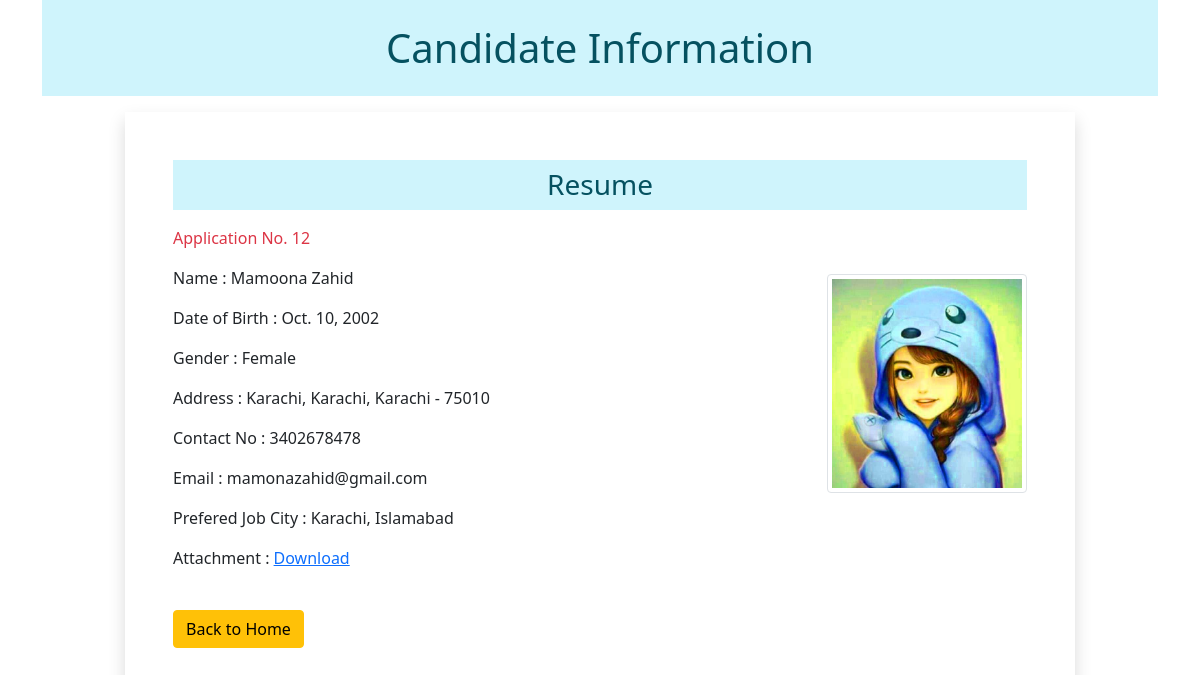
Page /12 on the committed database.
### myapp/models.py (models this page shows)
class Resume(models.Model):
    name = models.CharField(max_length=100)
    dob = models.DateField(auto_now=False, auto_now_add=False)
    gender = models.CharField(max_length=100)
    location = models.CharField(max_length=100)
    city = models.CharField(max_length=100)
    pin = models.PositiveBigIntegerField()
    state = models.CharField(choices=STATE_CHOICE, max_length=100)
    mobile = models.PositiveBigIntegerField()
    email = models.EmailField()
    job_city = models.CharField(max_length=100)
    profile_image = models.ImageField(upload_to='profileimg', blank=True)
    my_file = models.FileField(upload_to='doc', blank=True)

### myapp/views.py (the view)
# urls.py: path('<int:pk>', views.CandidateView.as_view(), name='candidate'),
class CandidateView(View):  #Class Based Views
    def get(self, request, pk):
        candidate = Resume.objects.get(pk=pk)
        return render(request, 'myapp/candidate.html', {'candidate':candidate})

### myapp/templatetags/myfilter.py (called while the page is built)
@register.filter(name='remove_special')
def remove_chars(value, arg):
    for character in arg:
        value = value.replace(character, "")
    return value

### myapp/templates/myapp/candidate.html (shortened to what this page needs)
{% load myfilter %}
<!doctype html>
<html lang="en">
  <head>
    <link href="https://cdn.jsdelivr.net/npm/bootstrap@5.1.3/dist/css/bootstrap.min.css" rel="stylesheet">
    <link rel="stylesheet" href="//code.jquery.com/ui/1.13.2/themes/base/jquery-ui.css">
  </head>
  <body>
    <div class="container mb-5">
      <h1 class="alert-info text-center p-4 mb-3">Candidate Information</h1>
        <div class="row">
         <div class="col-sm-10 offset-1 shadow p-5">
            <h3 class="alert-info text-center p-2 mb-3">Resume</h3>
              <p class='text-danger'>Application No. {{candidate.id}}</p>
              <img src="{{candidate.profile_image.url}}" alt="" class="img-fluid img-thumbnail mt-2 float-end" width='200' height='150'>
              <p>Name : {{candidate.name}}</p>
              <p>Date of Birth :  {{candidate.dob}}</p>
              <p>Gender :  {{candidate.gender}}</p>
              <p>Address :  {{candidate.location}}, {{candidate.city}}, {{candidate.state}}  - {{candidate.pin}}</p>
              <p>Contact No :  {{candidate.mobile}}</p>
              <p>Email :  {{candidate.email}}</p>
              <p>Prefered Job City :  {{candidate.job_city|remove_special:"[]'"}}</p>
              <p>Attachment :  <a href="{{candidate.my_file.url}}">Download</a></p>
              <br>
              <a href="{% url 'home' %}" class="btn btn-warning">Back to Home</a>
          </div>
        </div>
    </div>
  </body>
</html>

### rows in the picture
Resume: id "12", profile_image (picture), name "Mamoona Zahid", dob "Oct. 10, 2002", gender "Female", location "Karachi", city "Karachi", state "Karachi", pin "75010", mobile "3402678478", email "mamonazahid@gmail.com", job_city|remove_special "Karachi, Islamabad"
